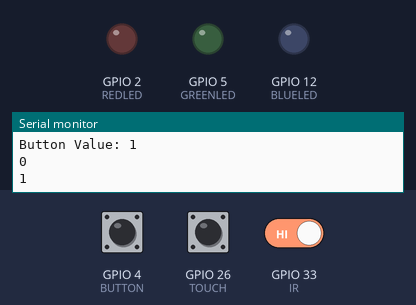
Bench run of a sketch on a simulated ESP32. On the bench: output pins drawn as LEDs (lit = HIGH), the last lines printed to the serial monitor. The test bench sets the inputs (shaded band); at power-on: GPIO 33 (IR) HIGH, GPIO 4 (BUTTON) HIGH, GPIO 26 (TOUCH) LOW.

Above: at 1.2 s.
1.3 s: GPIO 33 (IR) driven LOW
At 1.9 s:
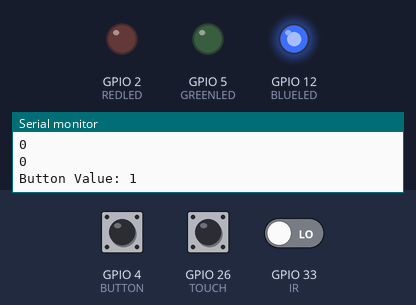
2.8 s: GPIO 4 (BUTTON) pulled LOW for 0.15 s
At 2.9 s:
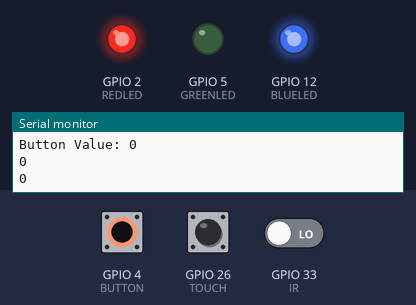
4.4 s: GPIO 26 (TOUCH) pulled HIGH for 0.15 s
At 4.5 s:
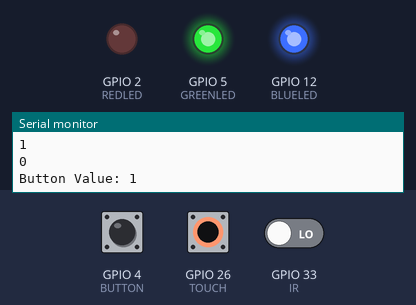
6.0 s: GPIO 26 (TOUCH) pulled HIGH for 3.2 s
At 10.4 s:
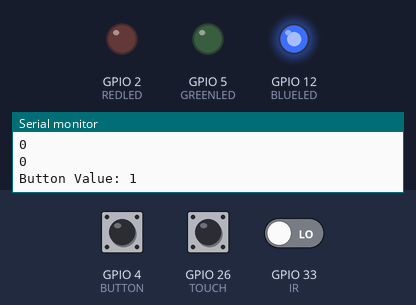
10.7 s: GPIO 4 (BUTTON) pulled LOW for 3.2 s
At 12.1 s:
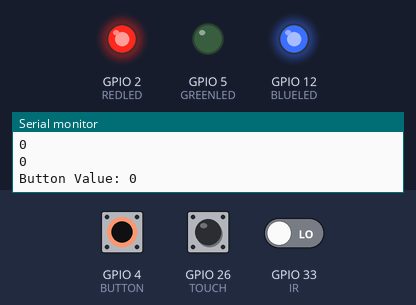
15.4 s: GPIO 4 (BUTTON) driven LOW and GPIO 26 (TOUCH) driven HIGH
At 16.6 s:
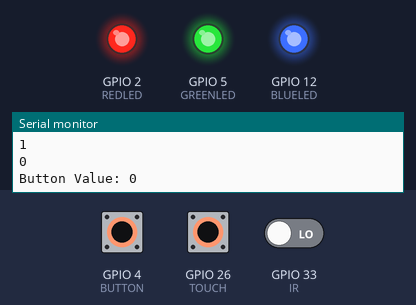
Timing chart, 0 to 17.9 s (numbered marks = the images above; inputs shaded):
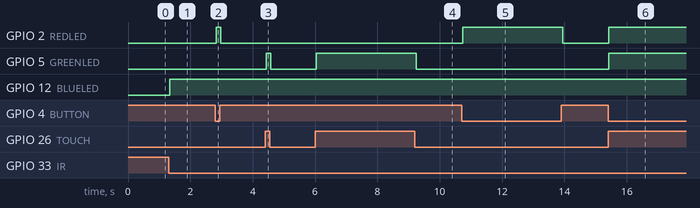

The sketch:

buttonpin_multipleLED_merge_.ino
```cpp
#define BUTTON 4
#define TOUCH 26
#define IR 33
#define REDLED 2
#define GREENLED 5
#define BLUELED 12

void setup() {
  // put your setup code here, to run once:
pinMode(REDLED,OUTPUT);
pinMode(GREENLED,OUTPUT);
pinMode(BLUELED,OUTPUT);
pinMode(BUTTON,INPUT);
pinMode(TOUCH,INPUT);
pinMode(IR,INPUT);
Serial.begin(9600);

}

void loop() {
  // put your main code here, to run repeatedly:
int state1 = digitalRead(BUTTON);
int state2 = digitalRead(TOUCH);
int state3 = digitalRead(IR);
Serial.print("Button Value: ");
Serial.println(state1);
Serial.println(state2);
Serial.println(state3);
if(state1==0)
{
  digitalWrite(REDLED,HIGH);
}
else
{
  digitalWrite(REDLED,LOW);
}
if(state2==1)
{
  digitalWrite(GREENLED,HIGH);
}
else
{
  digitalWrite(GREENLED,LOW);
}
if(state3==0)
{
  digitalWrite(BLUELED,HIGH);
}
else
{
  digitalWrite(BLUELED,LOW);
}
}
```

Measured:
- after the input at 1.3 s, GPIO 12 (BLUELED): LOW → HIGH after 0.05 s
- after the input at 2.8 s, GPIO 2 (REDLED): LOW → HIGH at once, → LOW 0.14 s later
- after the input at 4.4 s, GPIO 5 (GREENLED): LOW → HIGH at once, → LOW 0.14 s later
- after the input at 6.0 s, GPIO 5 (GREENLED): LOW → HIGH at once, → LOW 3.2 s later
- after the input at 10.7 s, GPIO 2 (REDLED): LOW → HIGH at once, → LOW 3.2 s later
- after the input at 15.4 s, GPIO 2 (REDLED), GPIO 5 (GREENLED): LOW → HIGH at once
